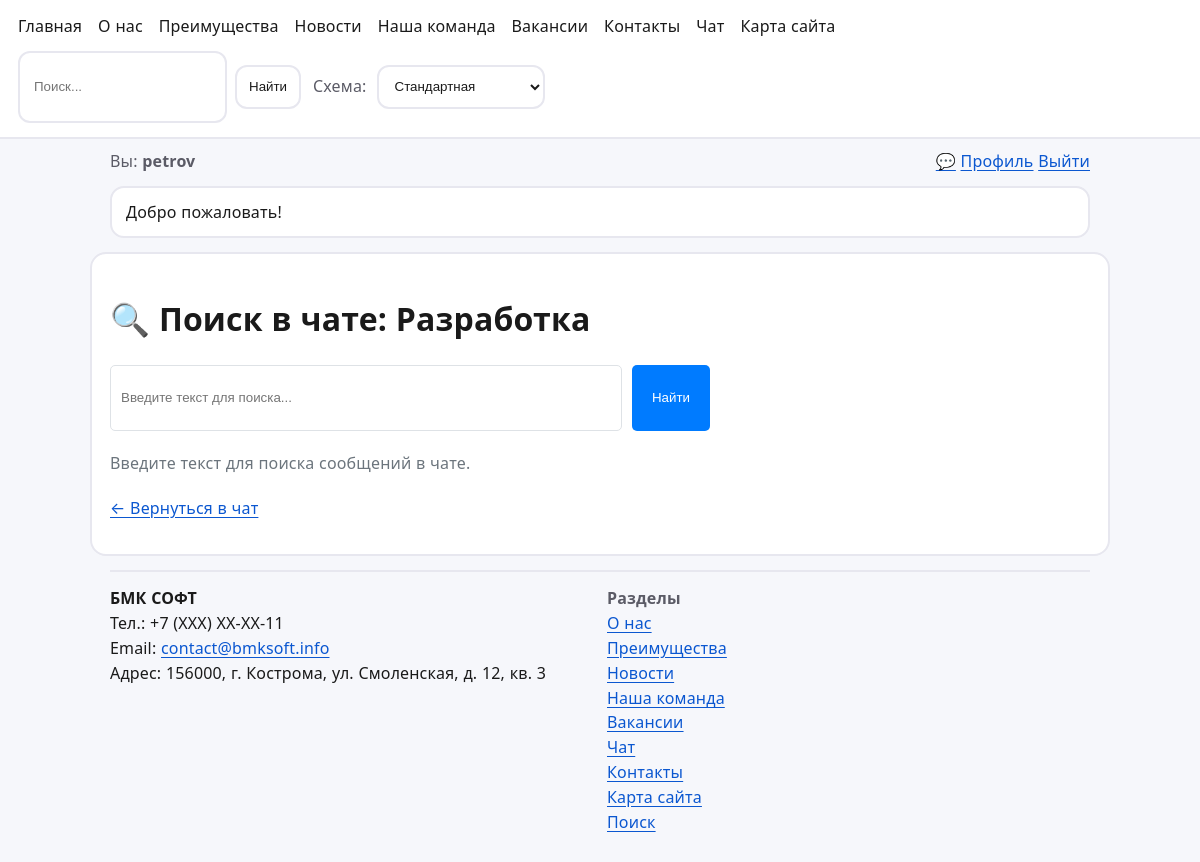
Screenshot of /messages/chats/1/search/ (signed in) with the database file from the repository.
### core/models.py (models this page shows, shortened)
class Banner(models.Model):
    text = models.CharField(max_length=255)
    href = models.CharField(max_length=255, default="/")
    enabled = models.BooleanField(default=True)
    order = models.PositiveIntegerField(default=0)
    class Meta:
        ordering = ["order", "id"]

class ContactInfo(models.Model):
    org = models.CharField(max_length=255, default="Demo Org")
    phone = models.CharField(max_length=64, default="+7 (000) 000-00-00")
    email = models.EmailField(default="info@example.com")
    address = models.CharField(max_length=255, default="Россия, Москва, ул. Пример, 1")

### messaging/models.py (models this page shows, shortened)
class ChatRoom(models.Model):
    class ChatType(models.TextChoices):
        PRIVATE = 'PRIVATE', 'Личная переписка'
        GROUP = 'GROUP', 'Групповой чат'
        CHANNEL = 'CHANNEL', 'Канал'
        SUPPORT = 'SUPPORT', 'Техподдержка'
    title = models.CharField('Название', max_length=200, blank=True, null=True)
    type = models.CharField(
        'Тип чата',
        max_length=20,
        choices=ChatType.choices,
        default=ChatType.GROUP
    )
    created_by = models.ForeignKey(
        User,
        on_delete=models.SET_NULL,
        null=True,
        related_name='created_chats',
        verbose_name='Создатель'
    )
    created_at = models.DateTimeField('Дата создания', auto_now_add=True)
    description = models.TextField('Описание', blank=True, null=True)
    avatar_url = models.TextField('Аватар (URL)', blank=True, null=True)
    is_archived = models.BooleanField('В архиве', default=False)
    last_message = models.ForeignKey(
        'ChatMessage',
        on_delete=models.SET_NULL,
        null=True,
        blank=True,
        related_name='+'
    )
    class Meta:
        verbose_name = 'Чат-комната'
        verbose_name_plural = 'Чат-комнаты'
        ordering = ['-created_at']

### messaging/views.py (the view, shortened to what this page needs)
# urls.py: path("chats/<int:chat_id>/search/", views.search_messages, name="search_messages"),
@login_required
def search_messages(request, chat_id):
    chat = get_object_or_404(ChatRoom, id=chat_id, members__user=request.user)
    query = request.GET.get('q', '').strip()
    messages_list = []
    search_time = 0
    return render(request, 'messaging/search_results.html', {
        'chat': chat,
        'query': query,
        'messages_list': messages_list,
        'search_time': search_time,
    })

### core/context_processors.py (called while the page is built)
def site_settings(request):
    return {"banners": Banner.objects.filter(enabled=True)[:3], "contact_info": ContactInfo.objects.first()}

def breadcrumbs(request):
    return {'breadcrumbs': get_breadcrumbs(request)}

### templates/messaging/search_results.html
{% extends 'base.html' %}
{% block content %}
<h1>🔍 Поиск в чате: {{ chat.title }}</h1>
<form action="{% url 'messaging:search_messages' chat.id %}" method="GET" style="margin-bottom: 20px;">
  <div style="display: flex; gap: 10px; max-width: 600px;">
    <input type="text" name="q" value="{{ query }}" placeholder="Введите текст для поиска..."
           style="flex: 1; padding: 10px; border: 1px solid #dee2e6; border-radius: 5px;" autofocus>
    <button type="submit" style="padding: 10px 20px; background: #007bff; color: white; border: none; border-radius: 5px; cursor: pointer;">
      Найти
    </button>
  </div>
</form>
{% if query %}
  <p>
    По запросу <b>«{{ query }}»</b> найдено:
    <b>{{ messages_list|length }} сообщений</b>
    {% if search_time %}
      за <b>{{ search_time }} сек.</b>
    {% endif %}
  </p>
  {% if messages_list %}
    {% for msg in messages_list %}
    <div style="background: #fff; border: 1px solid #dee2e6; border-radius: 8px; padding: 15px; margin-bottom: 10px; transition: 0.2s;"
         onmouseover="this.style.borderColor='#007bff'" onmouseout="this.style.borderColor='#dee2e6'">
      <div style="display: flex; justify-content: space-between; margin-bottom: 8px;">
        <strong>{{ msg.sender.get_full_name|default:msg.sender.username }}</strong>
        <small style="color: #6c757d;">{{ msg.sent_at|date:"d.m.Y H:i" }}</small>
      </div>
      <p style="margin-bottom: 0;">
        {{ msg.content|linebreaksbr }}
      </p>
      {% if msg.is_edited %}
        <small style="color: #6c757d;">(отредактировано)</small>
      {% endif %}
      {% if msg.attachments.exists %}
        <div style="margin-top: 8px;">
          {% for att in msg.attachments.all %}
            <span style="background: #f0f0f0; padding: 2px 8px; border-radius: 4px; font-size: 12px;">
              📎 {{ att.file_name }}
            </span>
          {% endfor %}
        </div>
      {% endif %}
    </div>
    {% endfor %}
  {% else %}
    <p style="color: #6c757d;">Ничего не найдено. Попробуйте изменить запрос.</p>
  {% endif %}
{% else %}
  <p style="color: #6c757d;">Введите текст для поиска сообщений в чате.</p>
{% endif %}
<p style="margin-top: 20px;">
  <a href="{% url 'messaging:chat_list' %}?chat={{ chat.id }}">← Вернуться в чат</a>
</p>
{% endblock %}

### templates/base.html (shortened to what this page needs)
<!doctype html>
<html lang="ru">
<head>
  <link rel="stylesheet" href="/static/style.css" />
</head>
<body>
  <header class="top" role="banner">
    <nav class="nav" aria-label="Навигация">
      <a href="{% url 'home' %}">Главная</a>
      <a href="{% url 'about_us' %}">О нас</a>
      <a href="{% url 'advantages' %}">Преимущества</a>
      <a href="{% url 'news:list' %}">Новости</a>
      <a href="{% url 'team' %}">Наша команда</a>
      <a href="{% url 'vacancies' %}">Вакансии</a>
      <a href="{% url 'contact' %}">Контакты</a>
      <a href="{% url 'messaging:chat_list' %}">Чат</a>
      <a href="{% url 'sitemap' %}">Карта сайта</a>
    </nav>
    <div class="right">
      <form class="search-mini" action="{% url 'search' %}" method="get" role="search" aria-label="Поиск по сайту">
        <input name="q" value="{{ q|default:'' }}" placeholder="Поиск..." />
        <button type="submit">Найти</button>
      </form>
      <div class="theme" aria-label="Цветовая схема">
        <label for="themeSelect" class="theme__label">Схема:</label>
        <select id="themeSelect" class="theme__select">
          <option value="standard">Стандартная</option>
        </select>
      </div>
    </div>
  </header>
  <div class="subbar">
    <div class="who">
      {% if user.is_authenticated %}
        Вы: <b>{{ user.username }}</b>
      {% else %}
        Вы: <b>Гость</b>
      {% endif %}
    </div>
    <div class="auth">
      {% if user.is_authenticated %}
        <a href="{% url 'messaging:chat_list' %}">💬</a>
        <a href="{% url 'profile' %}">Профиль</a>
        <a href="{% url 'logout' %}">Выйти</a>
      {% else %}
        <a href="{% url 'login' %}">Войти</a>
        <a href="{% url 'register' %}">Регистрация</a>
      {% endif %}
    </div>
  </div>
  {% if banners %}
    <div class="banners" aria-label="Баннеры">
      {% for b in banners %}
        <a class="banner" href="{{ b.href }}">{{ b.text }}</a>
      {% endfor %}
    </div>
  {% endif %}
  <main id="content" class="card" role="main">
    {% block content %}{% endblock %}
  </main>
  <footer class="footer" role="contentinfo">
    <div class="footer-grid">
      <div class="contacts-widget" aria-label="Контакты">
        {% if contact_info %}
          <div><b>{{ contact_info.org }}</b></div>
          <div>Тел.: {{ contact_info.phone }}</div>
          <div>Email: <a href="mailto:{{ contact_info.email }}">{{ contact_info.email }}</a></div>
          <div>Адрес: {{ contact_info.address }}</div>
        {% else %}
          <div class="muted">Контакты не настроены.</div>
        {% endif %}
      </div>
      <div class="muted">
        <div><b>Разделы</b></div>
        <div><a href="{% url 'about_us' %}">О нас</a></div>
        <div><a href="{% url 'advantages' %}">Преимущества</a></div>
        <div><a href="{% url 'news:list' %}">Новости</a></div>
        <div><a href="{% url 'team' %}">Наша команда</a></div>
        <div><a href="{% url 'vacancies' %}">Вакансии</a></div>
        <div><a href="{% url 'messaging:chat_list' %}">Чат</a></div>
        <div><a href="{% url 'contact' %}">Контакты</a></div>
        <div><a href="{% url 'sitemap' %}">Карта сайта</a></div>
        <div><a href="{% url 'search' %}">Поиск</a></div>
      </div>
    </div>
  </footer>
</body>
</html>

### static/style.css (style rules this page uses)
:root { --bg:#f6f7fb;--fg:#1a1a1a;--card:#fff;--border:#e7e7ef;--link:#0b57d0;--muted:#5b5b66;--focus:#ffbf47;--base-font:16px;--line:1.55;--letter:.01em;--word:.02em }
html { font-size:var(--base-font) }
body { font-family:system-ui,-apple-system,Segoe UI,Roboto,Arial,sans-serif;margin:0;background:var(--bg);color:var(--fg);line-height:var(--line);letter-spacing:var(--letter);word-spacing:var(--word) }
a { color:var(--link);text-underline-offset:.18em }
.top { display:flex;flex-wrap:wrap;gap:12px 16px;align-items:center;justify-content:space-between;padding:14px 18px;background:var(--card);border-bottom:2px solid var(--border) }
.nav { display:flex;gap:16px;flex-wrap:wrap }
.nav a { text-decoration:none;color:var(--fg) }
.right { display:flex;gap:12px;flex-wrap:wrap;align-items:center }
.theme { display:flex;gap:10px;align-items:center }
.theme__label { color:var(--muted) }
.theme__select { padding:10px 12px;border:2px solid var(--border);border-radius:12px;background:var(--card);color:var(--fg);min-height:44px }
.subbar { max-width:980px;margin:10px auto 0;padding:0 18px;display:flex;justify-content:space-between;gap:12px;color:var(--muted) }
.card { max-width:980px;margin:14px auto;padding:18px;background:var(--card);border:2px solid var(--border);border-radius:16px }
.banners { max-width:980px;margin:12px auto 0;padding:0 18px;display:grid;gap:10px }
.banner { display:block;padding:12px 14px;border:2px solid var(--border);border-radius:14px;background:var(--card);color:var(--fg);text-decoration:none }
label { display:grid;gap:8px }
input,textarea,select { width:100%;padding:12px 14px;border:2px solid var(--border);border-radius:12px;background:var(--card);color:var(--fg);min-height:44px }
button,.btn { display:inline-block;padding:12px 16px;border:2px solid var(--border);border-radius:12px;background:var(--card);color:var(--fg);cursor:pointer;text-decoration:none;min-height:44px }
.muted { color:var(--muted) }
.search-mini { display:flex;gap:8px;align-items:center }
.search-mini input { max-width:220px }
.search-mini button { padding:10px 12px;min-height:44px }
.footer { max-width:980px;margin:0 auto 30px;padding:0 18px }
.footer-grid { display:grid;grid-template-columns:repeat(auto-fit,minmax(240px,1fr));gap:14px;border-top:2px solid var(--border);padding-top:14px;margin-top:14px }

### rows the page displays
Banner: text "Добро пожаловать!"
ChatRoom: title "Разработка"
ContactInfo: org "БМК СОФТ", phone "+7 (ХХХ) ХХ-ХХ-11", email "contact@bmksoft.info", address "156000, г. Кострома, ул. Смоленская, д. 12, кв. 3"

### other values shown
{{ user.username }} "petrov"
